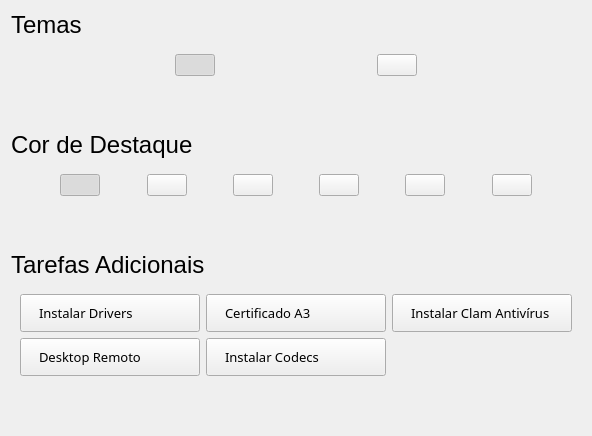
      <widget class="QWidget" name="page">
       <layout class="QVBoxLayout" name="verticalLayout_3">
        <item>
         <layout class="QVBoxLayout" name="verticalLayout_2">
          <item>
           <layout class="QHBoxLayout" name="horizontalLayout_2">
            <item>
             <widget class="QLabel" name="label_3">
              <property name="font">
               <font>
                <family>Ubuntu</family>
                <pointsize>18</pointsize>
               </font>
              </property>
              <property name="text">
               <string>Temas</string>
              </property>
             </widget>
            </item>
            <item>
             <spacer name="horizontalSpacer_2">
              <property name="orientation">
               <enum>Qt::Orientation::Horizontal</enum>
              </property>
              <property name="sizeHint" stdset="0">
               <size>
                <width>40</width>
                <height>20</height>
               </size>
              </property>
             </spacer>
            </item>
           </layout>
          </item>
          <item>
           <widget class="QWidget" name="widget" native="true">
            <layout class="QHBoxLayout" name="horizontalLayout_3">
             <item>
              <spacer name="horizontalSpacer_3">
               <property name="orientation">
                <enum>Qt::Orientation::Horizontal</enum>
               </property>
               <property name="sizeHint" stdset="0">
                <size>
                 <width>40</width>
                 <height>20</height>
                </size>
               </property>
              </spacer>
             </item>
             <item>
              <widget class="QPushButton" name="BreezeLight">
               <property name="icon">
                <iconset>
                 <normaloff>:/Imgs/DesktopThemesColors/Imgs/DesktopThemesColors/DesktopLight-1.png</normaloff>:/Imgs/DesktopThemesColors/Imgs/DesktopThemesColors/DesktopLight-1.png</iconset>
               </property>
               <property name="iconSize">
                <size>
                 <width>280</width>
                 <height>150</height>
                </size>
               </property>
               <property name="checkable">
                <bool>true</bool>
               </property>
               <property name="checked">
                <bool>true</bool>
               </property>
               <property name="autoExclusive">
                <bool>true</bool>
               </property>
               <property name="flat">
                <bool>false</bool>
               </property>
              </widget>
             </item>
             <item>
              <spacer name="horizontalSpacer_5">
               <property name="orientation">
                <enum>Qt::Orientation::Horizontal</enum>
               </property>
               <property name="sizeHint" stdset="0">
                <size>
                 <width>40</width>
                 <height>20</height>
                </size>
               </property>
              </spacer>
             </item>
             <item>
              <widget class="QPushButton" name="BreezeDark">
               <property name="icon">
                <iconset>
                 <normaloff>:/Imgs/DesktopThemesColors/Imgs/DesktopThemesColors/DesktopDark-1.png</normaloff>:/Imgs/DesktopThemesColors/Imgs/DesktopThemesColors/DesktopDark-1.png</iconset>
               </property>
               <property name="iconSize">
                <size>
                 <width>280</width>
                 <height>150</height>
                </size>
               </property>
               <property name="checkable">
                <bool>true</bool>
               </property>
               <property name="autoExclusive">
                <bool>true</bool>
               </property>
               <property name="flat">
                <bool>false</bool>
               </property>
              </widget>
             </item>
             <item>
              <spacer name="horizontalSpacer_4">
               <property name="orientation">
                <enum>Qt::Orientation::Horizontal</enum>
               </property>
               <property name="sizeHint" stdset="0">
                <size>
                 <width>40</width>
                 <height>20</height>
                </size>
               </property>
              </spacer>
             </item>
            </layout>
           </widget>
          </item>
          <item>
           <spacer name="verticalSpacer_13">
            <property name="orientation">
             <enum>Qt::Orientation::Vertical</enum>
            </property>
            <property name="sizeType">
             <enum>QSizePolicy::Policy::Fixed</enum>
            </property>
            <property name="sizeHint" stdset="0">
             <size>
              <width>20</width>
              <height>40</height>
             </size>
            </property>
           </spacer>
          </item>
          <item>
           <layout class="QHBoxLayout" name="horizontalLayout_4">
            <item>
             <widget class="QLabel" name="label_2">
              <property name="font">
               <font>
                <family>Ubuntu</family>
                <pointsize>18</pointsize>
               </font>
              </property>
              <property name="text">
               <string>Cor de Destaque</string>
              </property>
             </widget>
            </item>
            <item>
             <spacer name="horizontalSpacer_7">
              <property name="orientation">
               <enum>Qt::Orientation::Horizontal</enum>
              </property>
              <property name="sizeHint" stdset="0">
               <size>
                <width>40</width>
                <height>20</height>
               </size>
              </property>
             </spacer>
            </item>
           </layout>
          </item>
          <item>
           <widget class="QWidget" name="colorContainer" native="true">
            <layout class="QHBoxLayout" name="horizontalLayout_5">
             <item>
              <spacer name="horizontalSpacer">
               <property name="orientation">
                <enum>Qt::Orientation::Horizontal</enum>
               </property>
               <property name="sizeHint" stdset="0">
                <size>
                 <width>40</width>
                 <height>20</height>
                </size>
               </property>
              </spacer>
             </item>
             <item>
              <widget class="QPushButton" name="color_1">
               <property name="icon">
                <iconset>
                 <normaloff>Imgs/IconsThemeColors/folder-violet.png</normaloff>Imgs/IconsThemeColors/folder-violet.png</iconset>
               </property>
               <property name="iconSize">
                <size>
                 <width>50</width>
                 <height>50</height>
                </size>
               </property>
               <property name="checkable">
                <bool>true</bool>
               </property>
               <property name="checked">
                <bool>true</bool>
               </property>
               <property name="autoExclusive">
                <bool>true</bool>
               </property>
               <property name="flat">
                <bool>false</bool>
               </property>
               <property name="hexadecimal" stdset="0">
                <string>#8F00FF</string>
               </property>
               <property name="name" stdset="0">
                <string>Purple</string>
               </property>
               <property name="decimal" stdset="0">
                <string>143, 0, 255</string>
               </property>
              </widget>
             </item>
             <item>
              <spacer name="horizontalSpacer_47">
               <property name="orientation">
                <enum>Qt::Orientation::Horizontal</enum>
               </property>
               <property name="sizeHint" stdset="0">
                <size>
                 <width>40</width>
                 <height>20</height>
                </size>
               </property>
              </spacer>
             </item>
             <item>
              <widget class="QPushButton" name="color_2">
               <property name="text">
                <string/>
               </property>
               <property name="icon">
                <iconset>
                 <normaloff>Imgs/IconsThemeColors/folder-green.png</normaloff>Imgs/IconsThemeColors/folder-green.png</iconset>
               </property>
               <property name="iconSize">
                <size>
                 <width>50</width>
                 <height>50</height>
                </size>
               </property>
               <property name="checkable">
                <bool>true</bool>
               </property>
               <property name="autoExclusive">
                <bool>true</bool>
               </property>
               <property name="flat">
                <bool>false</bool>
               </property>
               <property name="hexadecimal" stdset="0">
                <string>#228B22</string>
               </property>
               <property name="name" stdset="0">
                <string>Green</string>
               </property>
               <property name="decimal" stdset="0">
                <string>34, 139, 34</string>
               </property>
              </widget>
             </item>
             <item>
              <spacer name="horizontalSpacer_48">
               <property name="orientation">
                <enum>Qt::Orientation::Horizontal</enum>
               </property>
               <property name="sizeHint" stdset="0">
                <size>
                 <width>40</width>
                 <height>20</height>
                </size>
               </property>
              </spacer>
             </item>
             <item>
              <widget class="QPushButton" name="color_3">
               <property name="icon">
                <iconset>
                 <normaloff>Imgs/IconsThemeColors/folder-brown.png</normaloff>Imgs/IconsThemeColors/folder-brown.png</iconset>
               </property>
               <property name="iconSize">
                <size>
                 <width>50</width>
                 <height>50</height>
                </size>
               </property>
               <property name="checkable">
                <bool>true</bool>
               </property>
               <property name="autoExclusive">
                <bool>true</bool>
               </property>
               <property name="flat">
                <bool>false</bool>
               </property>
               <property name="hexadecimal" stdset="0">
                <string> #964B00</string>
               </property>
               <property name="name" stdset="0">
                <string>Brown</string>
               </property>
               <property name="decimal" stdset="0">
                <string>150, 75, 0</string>
               </property>
              </widget>
             </item>
             <item>
              <spacer name="horizontalSpacer_50">
               <property name="orientation">
                <enum>Qt::Orientation::Horizontal</enum>
               </property>
               <property name="sizeHint" stdset="0">
                <size>
                 <width>40</width>
                 <height>20</height>
                </size>
               </property>
              </spacer>
             </item>
             <item>
              <widget class="QPushButton" name="color_4">
               <property name="icon">
                <iconset>
                 <normaloff>Imgs/IconsThemeColors/folder-grey.png</normaloff>Imgs/IconsThemeColors/folder-grey.png</iconset>
               </property>
               <property name="iconSize">
                <size>
                 <width>50</width>
                 <height>50</height>
                </size>
               </property>
               <property name="checkable">
                <bool>true</bool>
               </property>
               <property name="autoExclusive">
                <bool>true</bool>
               </property>
               <property name="flat">
                <bool>false</bool>
               </property>
               <property name="hexadecimal" stdset="0">
                <string>#808080</string>
               </property>
               <property name="name" stdset="0">
                <string>Grey</string>
               </property>
               <property name="decimal" stdset="0">
                <string>128, 128, 128</string>
               </property>
              </widget>
             </item>
             <item>
              <spacer name="horizontalSpacer_45">
               <property name="orientation">
                <enum>Qt::Orientation::Horizontal</enum>
               </property>
               <property name="sizeHint" stdset="0">
                <size>
                 <width>40</width>
                 <height>20</height>
                </size>
               </property>
              </spacer>
             </item>
             <item>
              <widget class="QPushButton" name="color_5">
               <property name="icon">
                <iconset>
                 <normaloff>Imgs/IconsThemeColors/folder-blue.png</normaloff>Imgs/IconsThemeColors/folder-blue.png</iconset>
               </property>
               <property name="iconSize">
                <size>
                 <width>50</width>
                 <height>50</height>
                </size>
               </property>
               <property name="checkable">
                <bool>true</bool>
               </property>
               <property name="autoExclusive">
                <bool>true</bool>
               </property>
               <property name="flat">
                <bool>false</bool>
               </property>
               <property name="hexadecimal" stdset="0">
                <string>#00557f</string>
               </property>
               <property name="name" stdset="0">
                <string>Blue</string>
               </property>
               <property name="decimal" stdset="0">
                <string>0,85,127</string>
               </property>
              </widget>
             </item>
             <item>
              <spacer name="horizontalSpacer_6">
               <property name="orientation">
                <enum>Qt::Orientation::Horizontal</enum>
               </property>
               <property name="sizeHint" stdset="0">
                <size>
                 <width>40</width>
                 <height>20</height>
                </size>
               </property>
              </spacer>
             </item>
             <item>
              <widget class="QPushButton" name="color_6">
               <property name="text">
                <string/>
               </property>
               <property name="icon">
                <iconset>
                 <normaloff>Imgs/IconsThemeColors/folder-magenta.png</normaloff>Imgs/IconsThemeColors/folder-magenta.png</iconset>
               </property>
               <property name="iconSize">
                <size>
                 <width>50</width>
                 <height>50</height>
                </size>
               </property>
               <property name="checkable">
                <bool>true</bool>
               </property>
               <property name="autoExclusive">
                <bool>true</bool>
               </property>
               <property name="hexadecimal" stdset="0">
                <string>#8B008B</string>
               </property>
               <property name="name" stdset="0">
                <string>Magenta</string>
               </property>
               <property name="decimal" stdset="0">
                <string>139, 0, 139</string>
               </property>
              </widget>
             </item>
             <item>
              <spacer name="horizontalSpacer_22">
               <property name="orientation">
                <enum>Qt::Orientation::Horizontal</enum>
               </property>
               <property name="sizeHint" stdset="0">
                <size>
                 <width>40</width>
                 <height>20</height>
                </size>
               </property>
              </spacer>
             </item>
            </layout>
           </widget>
          </item>
          <item>
           <spacer name="verticalSpacer_15">
            <property name="orientation">
             <enum>Qt::Orientation::Vertical</enum>
            </property>
            <property name="sizeType">
             <enum>QSizePolicy::Policy::Fixed</enum>
            </property>
            <property name="sizeHint" stdset="0">
             <size>
              <width>20</width>
              <height>40</height>
             </size>
            </property>
           </spacer>
          </item>
          <item>
           <layout class="QHBoxLayout" name="horizontalLayout_6">
            <item>
             <widget class="QLabel" name="label_4">
              <property name="font">
               <font>
                <family>Ubuntu</family>
                <pointsize>18</pointsize>
                <italic>false</italic>
               </font>
              </property>
              <property name="text">
               <string>Tarefas Adicionais</string>
              </property>
             </widget>
            </item>
            <item>
             <spacer name="horizontalSpacer_9">
              <property name="orientation">
               <enum>Qt::Orientation::Horizontal</enum>
              </property>
              <property name="sizeHint" stdset="0">
               <size>
                <width>40</width>
                <height>20</height>
               </size>
              </property>
             </spacer>
            </item>
           </layout>
          </item>
          <item>
           <widget class="QWidget" name="taskContainer" native="true">
            <property name="styleSheet">
             <string notr="true">QPushButton {
  padding: 9;
  padding-left: 18;
  text-align: left;
}</string>
            </property>
            <layout class="QGridLayout" name="gridLayout">
             <item row="0" column="0">
              <widget class="QPushButton" name="taskDrivers">
               <property name="minimumSize">
                <size>
                 <width>180</width>
                 <height>0</height>
                </size>
               </property>
               <property name="maximumSize">
                <size>
                 <width>180</width>
                 <height>16777215</height>
                </size>
               </property>
               <property name="font">
                <font>
                 <family>Noto Sans</family>
                 <pointsize>10</pointsize>
                </font>
               </property>
               <property name="text">
                <string>Instalar Drivers</string>
               </property>
               <property name="arguments" stdset="0">
                <stringlist>
                 <string>software-properties-qt</string>
                 <string>--open-tab=4</string>
                </stringlist>
               </property>
               <property name="executable" stdset="0">
                <string>pkexec</string>
               </property>
              </widget>
             </item>
             <item row="0" column="1">
              <widget class="QPushButton" name="taskRemina_4">
               <property name="minimumSize">
                <size>
                 <width>180</width>
                 <height>0</height>
                </size>
               </property>
               <property name="maximumSize">
                <size>
                 <width>180</width>
                 <height>16777215</height>
                </size>
               </property>
               <property name="font">
                <font>
                 <family>Noto Sans</family>
                 <pointsize>10</pointsize>
                </font>
               </property>
               <property name="text">
                <string>Certificado A3</string>
               </property>
               <property name="executable" stdset="0">
                <string>plasma-discover</string>
               </property>
               <property name="arguments" stdset="0">
                <stringlist>
                 <string>qapt-batch</string>
                 <string>--install</string>
                 <string>$(apt list --upgradable | tail -n+2 | cut -d/ -f1 | xargs)</string>
                </stringlist>
               </property>
              </widget>
             </item>
             <item row="0" column="2" colspan="2">
              <widget class="QPushButton" name="taskRemina_2">
               <property name="minimumSize">
                <size>
                 <width>180</width>
                 <height>0</height>
                </size>
               </property>
               <property name="maximumSize">
                <size>
                 <width>180</width>
                 <height>16777215</height>
                </size>
               </property>
               <property name="font">
                <font>
                 <family>Noto Sans</family>
                 <pointsize>10</pointsize>
                </font>
               </property>
               <property name="text">
                <string>Instalar Clam Antivírus</string>
               </property>
               <property name="executable" stdset="0">
                <string>pkexec</string>
               </property>
               <property name="arguments" stdset="0">
                <stringlist>
                 <string>qapt-batch</string>
                 <string>--install</string>
                 <string>clamtk</string>
                </stringlist>
               </property>
              </widget>
             </item>
             <item row="1" column="0">
              <widget class="QPushButton" name="taskRemina">
               <property name="minimumSize">
                <size>
                 <width>180</width>
                 <height>0</height>
                </size>
               </property>
               <property name="maximumSize">
                <size>
                 <width>180</width>
                 <height>16777215</height>
                </size>
               </property>
               <property name="font">
                <font>
                 <family>Noto Sans</family>
                 <pointsize>10</pointsize>
                </font>
               </property>
               <property name="text">
                <string>Desktop Remoto</string>
               </property>
               <property name="executable" stdset="0">
                <string>pkexec</string>
               </property>
               <property name="arguments" stdset="0">
                <stringlist>
                 <string>qapt-batch</string>
                 <string>--install</string>
                 <string>remmina</string>
                </stringlist>
               </property>
              </widget>
             </item>
             <item row="1" column="1" colspan="2">
              <widget class="QPushButton" name="taskRemina_3">
               <property name="minimumSize">
                <size>
                 <width>180</width>
                 <height>0</height>
                </size>
               </property>
               <property name="maximumSize">
                <size>
                 <width>180</width>
                 <height>16777215</height>
                </size>
               </property>
               <property name="font">
                <font>
                 <family>Noto Sans</family>
                 <pointsize>10</pointsize>
                </font>
               </property>
               <property name="text">
                <string>Instalar Codecs</string>
               </property>
               <property name="executable" stdset="0">
                <string>pkexec</string>
               </property>
               <property name="arguments" stdset="0">
                <stringlist>
                 <string>wrapper-codecs.sh</string>
                </stringlist>
               </property>
              </widget>
             </item>
            </layout>
           </widget>
          </item>
         </layout>
        </item>
        <item>
         <spacer name="verticalSpacer_17">
          <property name="orientation">
           <enum>Qt::Orientation::Vertical</enum>
          </property>
          <property name="sizeHint" stdset="0">
           <size>
            <width>20</width>
            <height>40</height>
           </size>
          </property>
         </spacer>
        </item>
       </layout>
      </widget>
